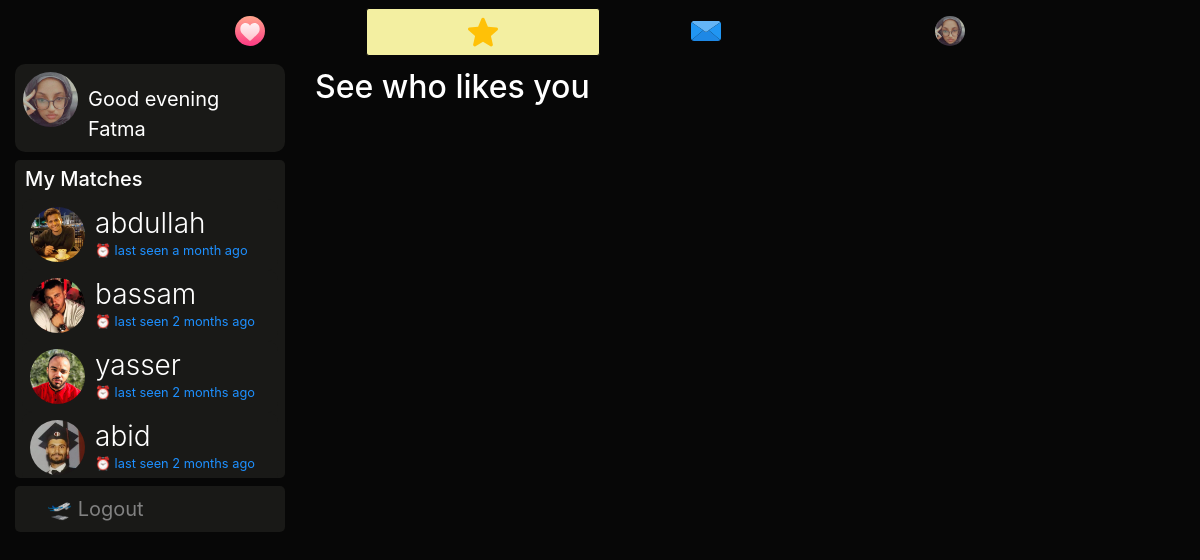
Page /discover (signed in) on the earlier database version.
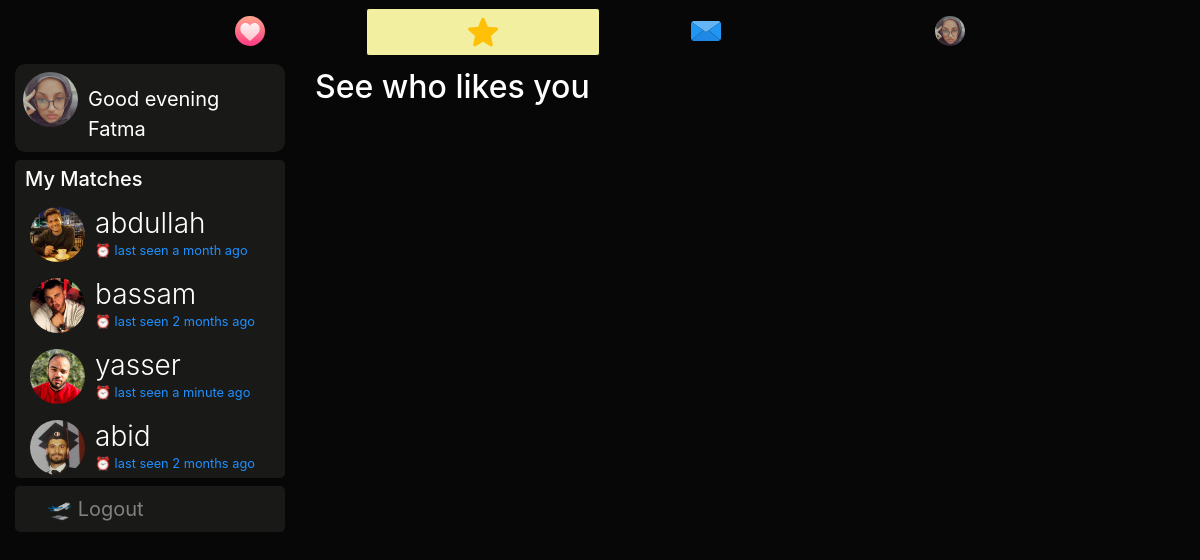
Same page on the later database version.
### dating/models.py (models this page shows, shortened)
class User(db.Model, UserMixin):
	id = db.Column(db.Integer, primary_key=True)
	username = db.Column(db.String(20), unique=True, nullable=False)
	email = db.Column(db.String(120), unique=True, nullable=True)
	dp = db.Column(db.String(20), nullable=False, default='default.jpg')
	dp2 = db.Column(db.String(20), nullable=False, default='flip.png')
	dp3 = db.Column(db.String(20), nullable=False, default='plane.png')
	password = db.Column(db.String(60), nullable=False)
	last_seen = db.Column(db.DateTime, default=datetime.utcnow)
	date_joined = db.Column(db.DateTime, nullable=False, default=datetime.utcnow)
	department = db.Column(db.String(20), nullable=False)
	student_number = db.Column(db.Integer(), unique=True, nullable=True)
	age = db.Column(db.DateTime, nullable=False)
	gender = db.Column(db.String(20), nullable=False)
	country = db.Column(db.String(20), default="Cyprus", nullable=True)
	bio = db.Column(db.String(120), nullable=True)
	private = db.Column(db.Boolean, default=False, nullable=False)
	snapchat = db.Column(db.String(20), default="snapchat", nullable=True)
	instagram = db.Column(db.String(20), default="instagram", nullable=True)
	followed = db.relationship(
		'User', secondary=followers,
		primaryjoin=(followers.c.follower_id == id),
		secondaryjoin=(followers.c.followed_id == id),
		backref=db.backref('followers', lazy='dynamic'), lazy='dynamic')
	messages_sent = db.relationship('Message',
									foreign_keys='Message.sender_id',
									backref='author', lazy='dynamic')
	messages_received = db.relationship('Message',
										foreign_keys='Message.recipient_id',
										backref='recipient', lazy='dynamic')
	last_message_read_time = db.Column(db.DateTime)
	def is_following(self, user):
		return self.followed.filter(followers.c.followed_id == user.id).count() > 0
	def new_messages(self):
		last_read_time = self.last_message_read_time or datetime(1900, 1, 1)
		return Message.query.filter_by(recipient=self).filter(
			Message.timestamp > last_read_time).count()

### dating/routes.py (the view)
@app.route('/discover')
@login_required
def discover():
	users = User.query.all()
	liked_people = set()
	for user in users:
		if user != current_user and not current_user.is_following(user) and user.is_following(current_user) and user.gender != current_user.gender:
			liked_people.add(user)
	hour = datetime.now().hour
	year = datetime.now().year
	greeting = "Good morning" if 5<=hour<12 else "Good afternoon" if hour<18 else "Good evening"
	return render_template('discover.html', users=users, liked_people=liked_people, greeting=greeting, year=year, title='Discover')

### dating/models.py (called while the page is built)
@login_manager.user_loader
def load_user(user_id):
	return User.query.get(int(user_id))

### dating/routes.py (called while the page is built)
@app.before_request
def before_request():
	if current_user.is_authenticated:
		current_user.last_seen = datetime.utcnow()
		db.session.commit()

### dating/templates/discover.html (shortened to what this page needs)
{% extends "layout.html" %}
{% block content %}
<div class="container-fluid">
  <div class="row">
    <div class="col-lg-3 d-none d-lg-block position-fixed">
      <a href="{{ url_for('user_posts',username=current_user.username) }}" style="text-decoration:none;">
      <header class="mb-2">
        <img src="{{ url_for('static', filename='profile_pics/' + current_user.dp) }}" alt="default profile" class="profile-thumbnail">
        <div class="profile-name">
          <span class="mt-2 pt-1" style="font-size:20px;color:#fff;">{{greeting}} {{current_user.username.title()}}</span>
        </div>
      </header>
    </a>
      <div style="background:#191917;padding:7px;cursor:pointer;border-radius:5px;overflow:auto;height:318px;">
        <h5 style="padding-left: 3px;">My Matches</h5>
        {% for user in users if user.is_following(current_user) and current_user.is_following(user) %}
        <a href="{{url_for('message', recipient=user.username)}}" style="text-decoration:none;">
        <header>
        <img src="{{ url_for('static', filename='profile_pics/' + user.dp) }}" alt="default profile" class="profile-thumbnail">
        <div class="profile-name">
          <h3>{{user.username}}</h3>
          <small>⏰ last seen {{ moment(user.last_seen).fromNow() }}</small>
        </div>
      </header>
    </a>
      {% endfor %}
      </div>
        <div class="mt-2" style="background:#191917;padding:8px 8px 8px 32px;font-size:20px;display:block;border-radius:5px;">
        <a href="{{ url_for('logout') }}" style="text-decoration:none;color:#818181;"> 🛫 Logout</a>
        </div>
      </div>
    <div class="col-lg-9 offset-lg-3">
       {% set likes = [] %}
     <h2 class="mt-1">
      See who likes you
     </h2>
</div>
</div>
{% endblock content %}

Differences in the rows shown:
changed User "yasser": last_seen "2 months ago" → "a minute ago"
